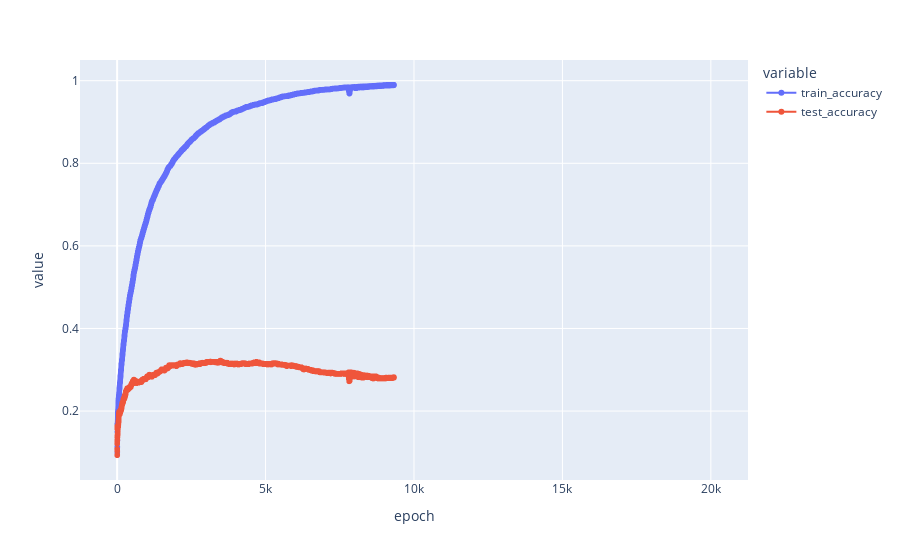

Notebook code cell kept with this figure:
### Code cell
fig = px.line(
    out,
    x="epoch",
    y=["train_accuracy", "test_accuracy"],
    markers=True,
)

fig.show()

### Figure 1 — Plotly figure (JSON) as saved in the notebook; plotly's stock layout.template omitted (floating-point values rounded to 4 significant figures; data arrays with more than 128 entries replaced by an {"elided": "..."} marker saying what was removed)
{"data": [{"hovertemplate": "variable=train_accuracy<br>epoch=%{x}<br>value=%{y}<extra></extra>", "legendgroup": "train_accuracy", "line": {"color": "#636efa", "dash": "solid"}, "marker": {"symbol": "circle"}, "mode": "lines+markers", "name": "train_accuracy", "showlegend": true, "x": {"elided": "20000 int values"}, "xaxis": "x", "y": {"elided": "20000 float values"}, "yaxis": "y", "type": "scattergl"}, {"hovertemplate": "variable=test_accuracy<br>epoch=%{x}<br>value=%{y}<extra></extra>", "legendgroup": "test_accuracy", "line": {"color": "#EF553B", "dash": "solid"}, "marker": {"symbol": "circle"}, "mode": "lines+markers", "name": "test_accuracy", "showlegend": true, "x": {"elided": "20000 int values"}, "xaxis": "x", "y": {"elided": "20000 float values"}, "yaxis": "y", "type": "scattergl"}], "layout": {"xaxis": {"anchor": "y", "domain": [0.0, 1.0], "title": {"text": "epoch"}}, "yaxis": {"anchor": "x", "domain": [0.0, 1.0], "title": {"text": "value"}}, "legend": {"title": {"text": "variable"}, "tracegroupgap": 0}, "margin": {"t": 60}}}
